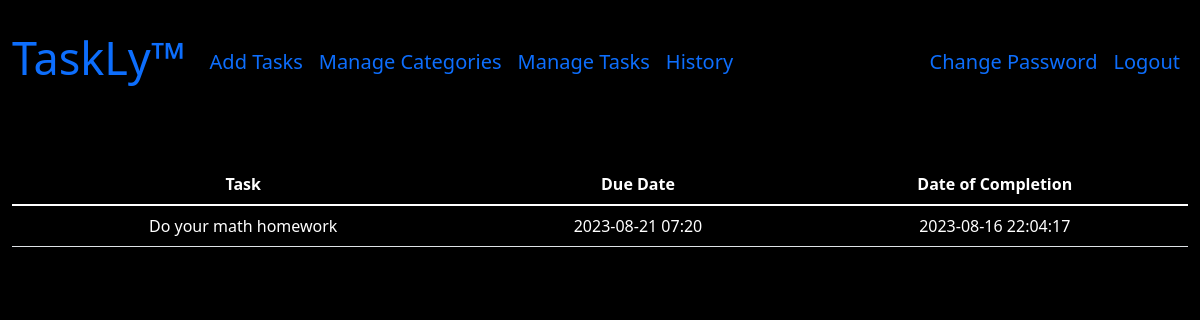
Page /history (signed in) on the committed database.
### tables this page shows
CREATE TABLE 'completed_tasks' ('id' INTEGER PRIMARY KEY AUTOINCREMENT NOT NULL DEFAULT 1 , 'username' TEXT NOT NULL, 'task' TEXT NOT NULL,'completed_day' TEXT NOT NULL DEFAULT CURRENT_DATE,'completed_time' TEXT NOT NULL DEFAULT CURRENT_TIME, 'due_day'  TEXT NOT NULL  , 'due_time'  TEXT NOT NULL  );

### app.py (the view)
@app.route("/history")
@login_required
def history():
    if request.method == "GET":
        id = session["user_id"]
        username = (alphabetize(str(db.execute('SELECT username FROM users WHERE id = ?', id))).split("username")[1]).strip()
        try:
            rows = int(digitize(str(db.execute('SELECT MAX(id) FROM completed_tasks'))))
        except (ValueError):
            return render_template("history.html")
        tasks = []
        completed_days = []
        completed_times = []
        due_days = []
        due_times = []
        for i in range(rows):
            try:
                tasks.append(alphabetize(str(db.execute('SELECT task FROM completed_tasks WHERE id = ? AND username = ?', (i + 1), username))).split("task")[1])
                completed_days.append(convert_datetime(str(db.execute('SELECT completed_day FROM completed_tasks WHERE id = ? AND username = ?', (i + 1), username))))
                completed_times.append(convert_datetime(str(db.execute('SELECT completed_time FROM completed_tasks WHERE id = ? AND username = ?', (i + 1), username))))
                due_days.append(convert_datetime(str(db.execute('SELECT due_day FROM completed_tasks WHERE id = ? AND username = ?', (i + 1), username))))
                due_times.append(convert_datetime(str(db.execute('SELECT due_time FROM completed_tasks WHERE id = ? AND username = ?', (i + 1), username))))
            except (IndexError):
                print("")
        for i in range(len(tasks)):
            completed_days[i] = str(completed_days[i])
            completed_days[i] += " "
            completed_days[i] += completed_times[i]
        for i in range(len(tasks)):
            due_days[i] = str(due_days[i])
            due_days[i] += " "
            due_days[i] += due_times[i]
        return render_template("history.html", total=range(len(tasks)), tasks=tasks, completed_dates=completed_days, due_dates=due_days)

### app.py (called while the page is built)
def login_required(f):
    @wraps(f)
    def decorated_function(*args, **kwargs):
        if session.get("user_id") is None:
            return redirect("/login")
        return f(*args, **kwargs)
    return decorated_function

@app.after_request
def after_request(response):
    response.headers["Cache-Control"] = "no-cache, no-store, must-revalidate"
    response.headers["Expires"] = 0
    response.headers["Pragma"] = "no-cache"
    return response

def digitize(str):
    newstr = ""
    for i in range(len(str)):
        if str[i].isnumeric():
            newstr += str[i]
    return newstr

def alphabetize(str):
    newstr = ""
    for i in range(len(str)):
        if str[i] != "]" and str[i] != "[" and str[i] != "{" and str[i] != "}" and str[i] != ":" and str[i] != "'":
            newstr += str[i]
    return newstr.strip()

def convert_datetime(str):
    newstr = ""
    for i in range(len(str)):
        if str[i].isnumeric() or str[i] == "-":
            newstr += str[i]
        elif str[i] == ":" and str[i + 1].isnumeric():
            newstr += str[i]
    return newstr

### templates/history.html (shortened to what this page needs)
{% extends "outline.html" %}
{% block main %}
<table class="table">
    <thead>
      <tr>
        <th scope="col">Task</th>
        <th scope="col">Due Date</th>
        <th scope="col">Date of Completion</th>
      </tr>
    </thead>
    <tbody>
      {% for i in total %}
      <tr>
        <td>{{ tasks[i] }}</td>
        <td>{{ due_dates[i] }}</td>
        <td>{{ completed_dates[i] }}</td>
      </tr>
      {% endfor %}
    </tbody>
</table>
{% endblock %}

### static/styles.css (style rules this page uses)
.body { background-color: black; }
.table { color: white; }

### rows in the picture
completed_tasks: task "Do your math homework", due_dates "2023-08-21 07:20", completed_dates "2023-08-16 22:04:17"
